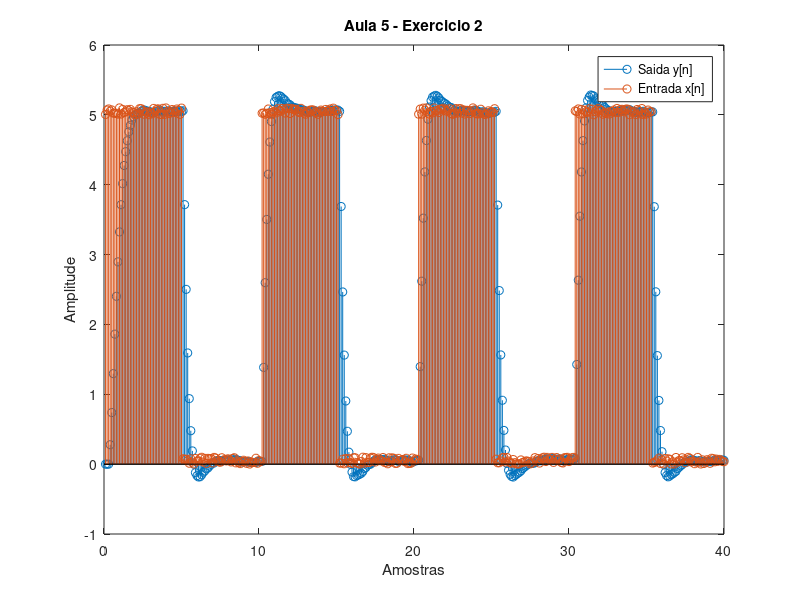

MATLAB code for this plot:
%% ------------------
%   Universidade Tecnologica Federal do Parana
%   Engenharia Eletrica
%   Controle Digital
%   
%   Aluno: Victor Emanuel Soares Barbosa
%   
%   Aula 5: Transformada Z Inversa
%   Exercicio 2: 
%   Considere o diagrama de controle em tempo discreto.
%   Determinar o grafico da saida considerando:
% ------------------
%% Inicializacao do programa
clc;
clear all;
close all;

%% Variaveis gerais
ciclos = 4; % Quantidade de ciclos da onda de entrada
T_entrada = 10; % Periodo da onda de entrada
Ta = 0.1; % Periodo de amostragem
total_pontos = T_entrada/Ta*ciclos; % Total de pontos de simulacao
A_entrada = 5; % Amplitude de entrada
x = zeros(1,total_pontos); % Vetor da entrada
y = zeros(1,total_pontos); % Vetor de saida
tempo = zeros(1,total_pontos); % Vetor de tempo
cont = 0; % contador para auxiliar

for n = 1:total_pontos
    if cont < ((T_entrada/Ta)/2)
        x(n) = A_entrada*(1+0.02*rand);
    else
        x(n) = 0.02*rand*A_entrada;
    end
    
    if n > 3
        y(n) = 0.27*x(n-1) - 0.216*x(n-2) + 1.7*y(n-1) - 0.854*y(n-2) + 0.1*y(n-3);
    end
    
    tempo(n) = n*Ta;
    cont = cont + 1;
    
    if cont > T_entrada/Ta
        cont = 0;
    end
end

% Grafico
figure
stem(tempo,y)
hold
stem(tempo,x)
title('Aula 5 - Exercicio 2');
legend('Saida y[n]','Entrada x[n]');
ylabel('Amplitude');
xlabel('Amostras');

